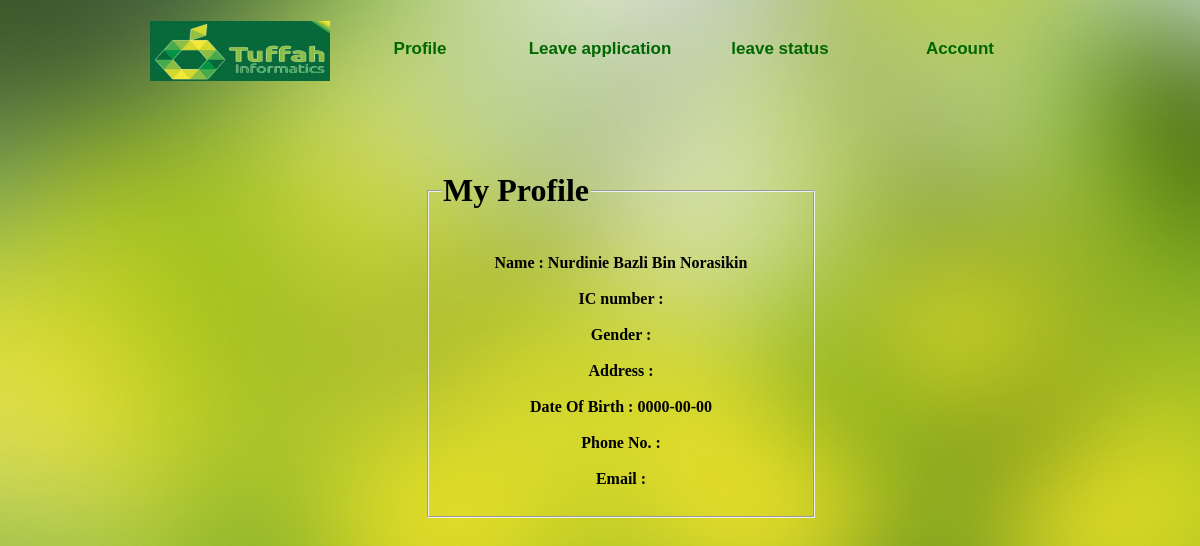
Page /login/profile.php (signed in) on the earlier database version.
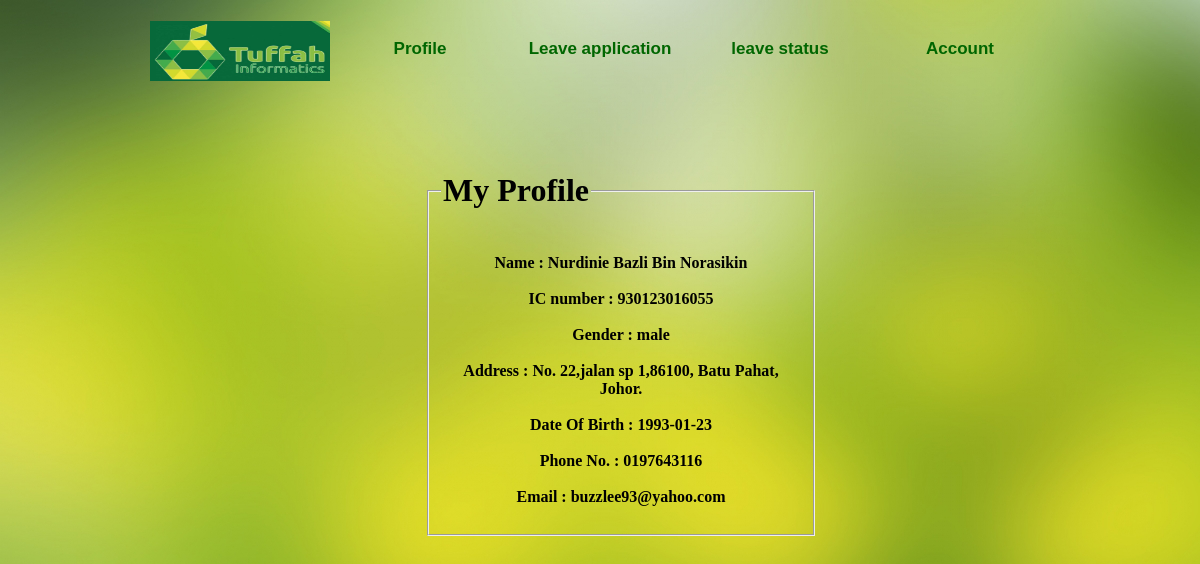
Same page on the later database version.
### tables this page shows
CREATE TABLE `staff` (
  `StaffID` int(11) NOT NULL AUTO_INCREMENT,
  `StaffName` varchar(50) DEFAULT NULL,
  `StaffIC` varchar(50) DEFAULT NULL,
  `StaffDOB` date DEFAULT NULL,
  `StaffGender` varchar(11) DEFAULT NULL,
  `StaffAddress` varchar(50) DEFAULT NULL,
  `StaffContactNo` varchar(50) DEFAULT NULL,
  `StaffEmail` varchar(50) DEFAULT NULL,
  `StaffType` varchar(11) DEFAULT NULL,
  `StaffUsername` varchar(20) DEFAULT NULL,
  `StaffPassword` varchar(20) DEFAULT NULL,
  `Year` int(4) DEFAULT NULL,
  `LeaveBal` int(2) DEFAULT '14',
  PRIMARY KEY (`StaffID`)
);

### login/profile.php (the view, shortened to what this page needs)
<body background="blur.jpg">
<link href="Layout.css" rel="stylesheet" type="text/css" />
<link href="Menu.css" rel="stylesheet" type="text/css" />
</head>
<body m background="blur.jpg">
<div id="Container">
<nav>
<ul>
    <li><a href="main menu.php"><img src="tuffah1.jpg" width="180" height="60" /></li>
	<li><b><a href="profile.php">Profile</a></b></li>
    <li><b><a href="leave_app.php">Leave application</a></b></li>
    <li><b><a href="LeaveStatus.php">leave status</a></b></li>
    <li><b><a href="account.php">Account</a></b></li>
</ul>
</nav>
<div id="Footer">
</div>
</div>
</html>
<center>
<div id="profile">
<fieldset style="width:120% " >
<legend><h1>My Profile</h1></legend></br>
<?php
$dbuser="root";
$dbpass = "";
$dbhost = "localhost";
$conn = mysql_connect($dbhost,$dbuser,$dbpass);
$id = $_SESSION['StaffID'];
$sql = "SELECT StaffName, StaffIC, StaffGender, StaffAddress, StaffDOB, StaffContactNo, StaffEmail FROM staff WHERE StaffID = $id";
$retval = mysql_query($sql, $conn);
while ($rows = mysql_fetch_array($retval,MYSQL_ASSOC))
{
	echo "<b>Name : {$rows['StaffName']} </b><br><br>".
	     "<b>IC number : {$rows['StaffIC']} </b><br><br>".
		 "<b>Gender : {$rows['StaffGender']} </b><br><br>".
		 "<b>Address : {$rows['StaffAddress']} </b><br><br>".
		 "<b>Date Of Birth : {$rows['StaffDOB']} </b><br><br>".
		 "<b>Phone No. : {$rows['StaffContactNo']} </b><br><br>".
		 "<b>Email : {$rows['StaffEmail']} </b><br><br>";
}
?>
</fieldset>
</center>
</body>

### login/Layout.css (style rules this page uses)
body { margin:0; padding:0; }
#Container { width:980px; height:auto; margin-left:150px; margin-right:150px; margin-top:21px; margin-bottom:21px; }
#Footer { height:100px; }
#profile { margin-top:auto; margin-bottom:100px; margin-right:150px; margin-left:100px; padding: 9px 3px; width: 300px; border-radius: 200px; }

### login/Menu.css (style rules this page uses)
nav ul { margin:0; padding:0; }
nav ul li { list-style-type:none; float:left; display:block; width:180px; height:60px; text-align:center; line-height:55px; font-family:Arial, Helvetica, sans-serif; font-size:17px; }
nav ul li a { text-decoration:none; color:#006600; }

Differences in the rows shown:
changed staff "Nurdinie Bazli Bin Norasikin": StaffIC (not shown) → "930123016055"; StaffGender (not shown) → "male"; StaffAddress (not shown) → "No. 22,jalan sp 1,86100, Batu Pahat, Johor."; StaffDOB "0000-00-00" → "1993-01-23"; StaffContactNo (not shown) → "0197643116"; StaffEmail (not shown) → "buzzlee93@yahoo.com"
